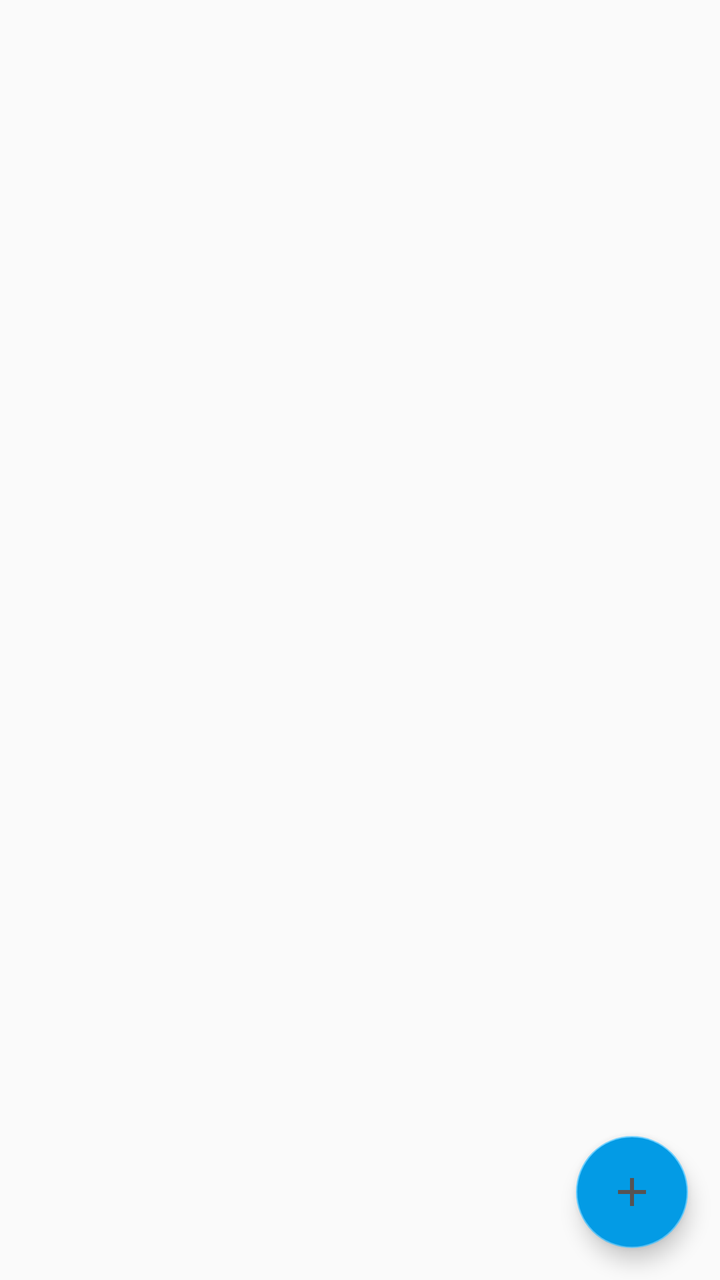
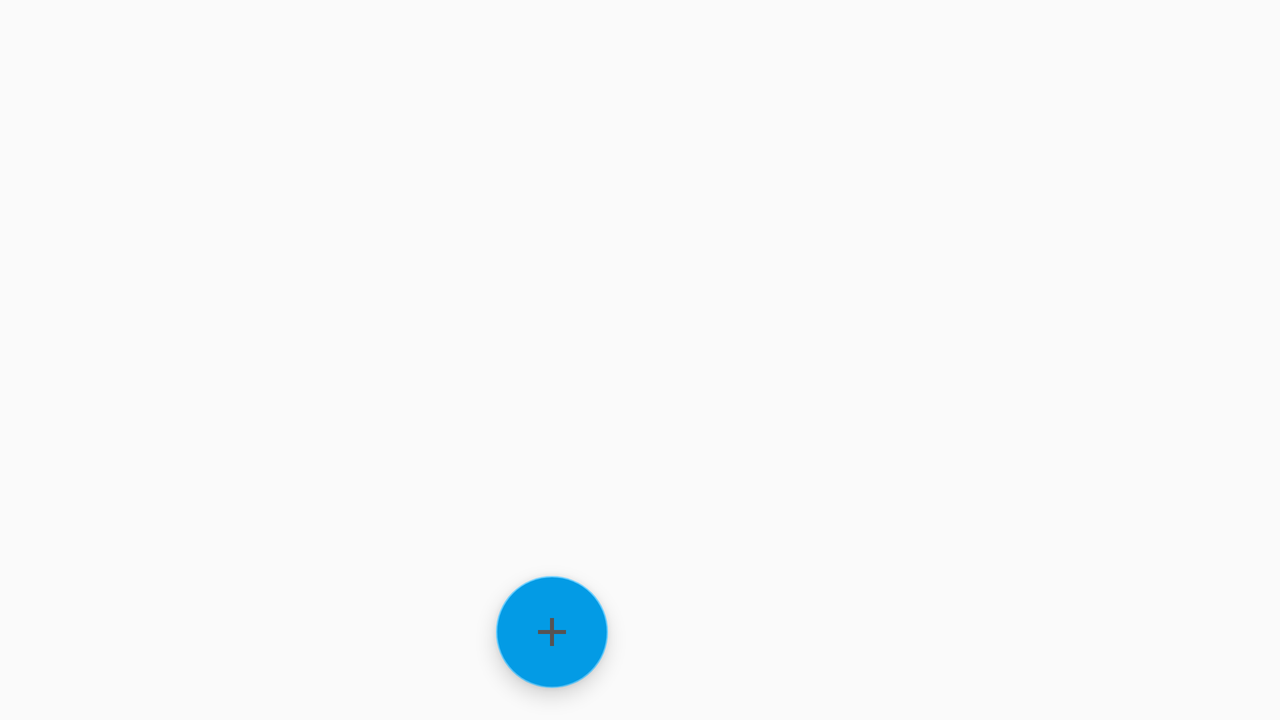

Two renders of one Android screen. The first uses the default layout on a phone; the second uses the alternative layout the repository ships for a different screen configuration, on a matching device. The two XML files are below.
<!-- AndroidManifest.xml: application theme Theme.ShoppingList -->
<!-- res/layout/activity_main.xml -->
<?xml version="1.0" encoding="utf-8"?>
<androidx.constraintlayout.widget.ConstraintLayout xmlns:android="http://schemas.android.com/apk/res/android"
    xmlns:app="http://schemas.android.com/apk/res-auto"
    xmlns:tools="http://schemas.android.com/tools"
    android:layout_width="match_parent"
    android:layout_height="match_parent"
    tools:context=".presentation.MainActivity">


    <ScrollView
        android:layout_width="match_parent"
        android:layout_height="match_parent"
        tools:ignore="SpeakableTextPresentCheck">

        <LinearLayout
            android:id="@+id/ll_shop_list"
            android:layout_width="match_parent"
            android:layout_height="wrap_content"
            android:orientation="vertical" />

    </ScrollView>


    <androidx.recyclerview.widget.RecyclerView
        android:id="@+id/rv_shop_list"
        android:layout_width="0dp"
        android:layout_height="0dp"
        android:visibility="gone"
        app:layoutManager="androidx.recyclerview.widget.LinearLayoutManager"
        app:layout_constraintBottom_toBottomOf="parent"
        app:layout_constraintEnd_toEndOf="parent"
        app:layout_constraintStart_toStartOf="parent"
        app:layout_constraintTop_toTopOf="parent"
        tools:ignore="SpeakableTextPresentCheck"
        tools:listitem="@layout/item_shop_enabled" />

    <com.google.android.material.floatingactionbutton.FloatingActionButton
        android:id="@+id/buttonAdd"
        android:layout_width="wrap_content"
        android:layout_height="wrap_content"
        android:layout_marginEnd="16dp"
        android:layout_marginBottom="16dp"
        android:backgroundTint="@color/colorPrimary"
        android:clickable="true"
        android:src="@drawable/ic_add"
        app:layout_constraintBottom_toBottomOf="parent"
        app:layout_constraintEnd_toEndOf="parent"
        tools:ignore="SpeakableTextPresentCheck" />

</androidx.constraintlayout.widget.ConstraintLayout>
<!-- res/layout/item_shop_enabled.xml (included above) -->
<?xml version="1.0" encoding="utf-8"?>
<androidx.cardview.widget.CardView xmlns:android="http://schemas.android.com/apk/res/android"
    xmlns:app="http://schemas.android.com/apk/res-auto"
    android:layout_width="match_parent"
    android:layout_height="wrap_content"
    android:layout_marginStart="8dp"
    android:layout_marginTop="8dp"
    android:layout_marginEnd="8dp"
    android:layout_marginBottom="8dp"
    app:cardCornerRadius="4dp"
    app:cardElevation="4dp"
    app:cardUseCompatPadding="true">

    <LinearLayout
        android:layout_width="match_parent"
        android:layout_height="wrap_content"
        android:background="@color/colorPrimaryLight"
        android:orientation="horizontal"
        android:padding="20dp">

        <TextView
            android:id="@+id/tv_name"
            android:layout_width="0dp"
            android:layout_height="wrap_content"
            android:layout_weight="1"
            android:textColor="@color/black"
            android:text="Объект покупки"
            android:textStyle="bold" />

        <TextView
            android:id="@+id/tv_count"
            android:layout_width="wrap_content"
            android:layout_height="wrap_content"
            android:text="1"
            android:textStyle="bold" />


    </LinearLayout>

</androidx.cardview.widget.CardView>
<!-- resources referenced by this layout -->
<resources>
  <color name="black">#FF000000</color>
  <color name="colorPrimary">#039be5</color>
  <color name="colorPrimaryLight">#63ccff</color>
  <!-- drawable ic_add (drawable) -->
  <vector android:height="24dp" android:tint="#565353"
      android:viewportHeight="24" android:viewportWidth="24"
      android:width="24dp" xmlns:android="http://schemas.android.com/apk/res/android">
      <path android:fillColor="@android:color/white" android:pathData="M19,13h-6v6h-2v-6H5v-2h6V5h2v6h6v2z"/>
  </vector>
  <style name="Theme.ShoppingList" parent="Theme.AppCompat.Light.DarkActionBar">
          
          <item name="colorPrimary">@color/colorPrimary</item>
          <item name="colorPrimaryDark">@color/colorPrimaryDark</item>
          <item name="colorAccent">@color/colorPrimaryLight</item>
          
  
      </style>
  <color name="colorPrimaryDark">#006db3</color>
</resources>
<!-- res/layout-land/activity_main.xml (the repository's variant of the layout above) -->
<!-- drawn on the phone turned sideways -->
<?xml version="1.0" encoding="utf-8"?>
<androidx.constraintlayout.widget.ConstraintLayout xmlns:android="http://schemas.android.com/apk/res/android"
    xmlns:app="http://schemas.android.com/apk/res-auto"
    xmlns:tools="http://schemas.android.com/tools"
    android:layout_width="match_parent"
    android:layout_height="match_parent"
    tools:context=".presentation.MainActivity">


    <androidx.recyclerview.widget.RecyclerView
        android:id="@+id/rv_shop_list"
        android:layout_width="0dp"
        android:layout_height="0dp"
        app:layoutManager="androidx.recyclerview.widget.LinearLayoutManager"
        app:layout_constraintBottom_toBottomOf="parent"
        app:layout_constraintEnd_toEndOf="@id/guideline_middle"
        app:layout_constraintStart_toStartOf="parent"
        app:layout_constraintTop_toTopOf="parent"
        tools:ignore="SpeakableTextPresentCheck"
        tools:listitem="@layout/item_shop_enabled" />

    <com.google.android.material.floatingactionbutton.FloatingActionButton
        android:id="@+id/buttonAdd"
        android:layout_width="wrap_content"
        android:layout_height="wrap_content"
        android:layout_marginEnd="16dp"
        android:layout_marginBottom="16dp"
        android:backgroundTint="@color/colorPrimary"
        android:clickable="true"
        android:src="@drawable/ic_add"
        app:layout_constraintBottom_toBottomOf="parent"
        app:layout_constraintEnd_toEndOf="@id/guideline_middle"
        tools:ignore="SpeakableTextPresentCheck" />

    <androidx.constraintlayout.widget.Guideline
        android:id="@+id/guideline_middle"
        android:layout_width="wrap_content"
        android:layout_height="wrap_content"
        android:orientation="vertical"
        app:layout_constraintGuide_percent="0.5" />

    <androidx.fragment.app.FragmentContainerView
        android:id="@+id/shop_item_container"
        android:layout_width="0dp"
        android:layout_height="match_parent"
        app:layout_constraintEnd_toEndOf="parent"
        app:layout_constraintStart_toStartOf="@id/guideline_middle" />

</androidx.constraintlayout.widget.ConstraintLayout>
